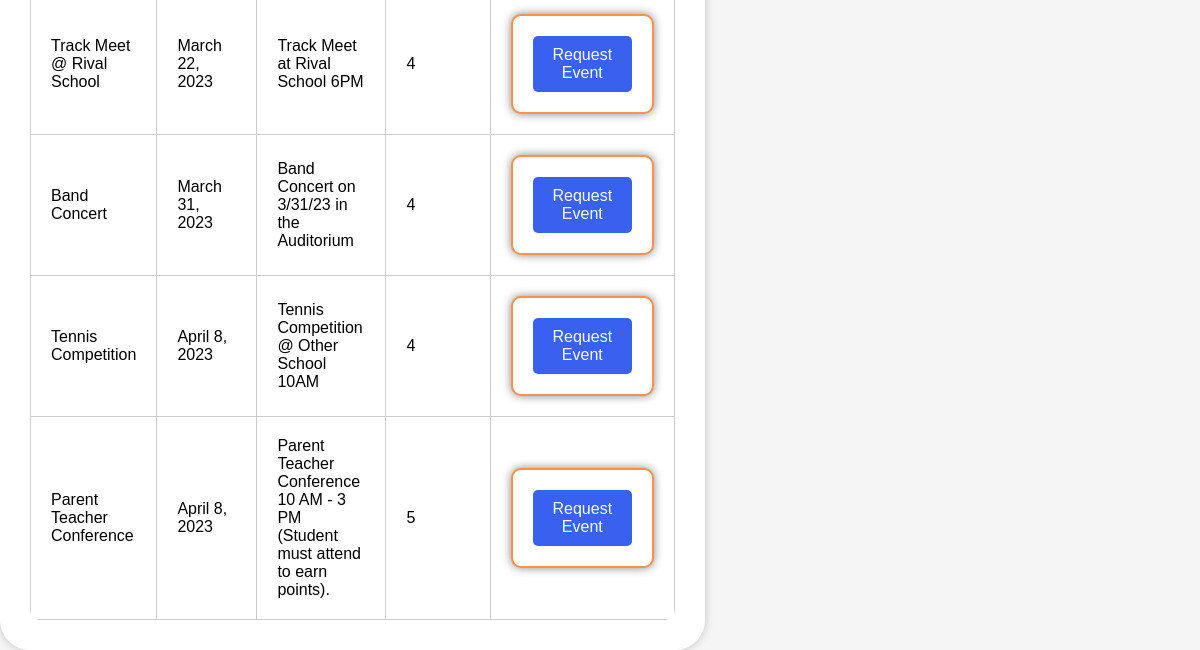
/BearHubHome/events/1243/ (lower part), run on an earlier commit of the app's database.
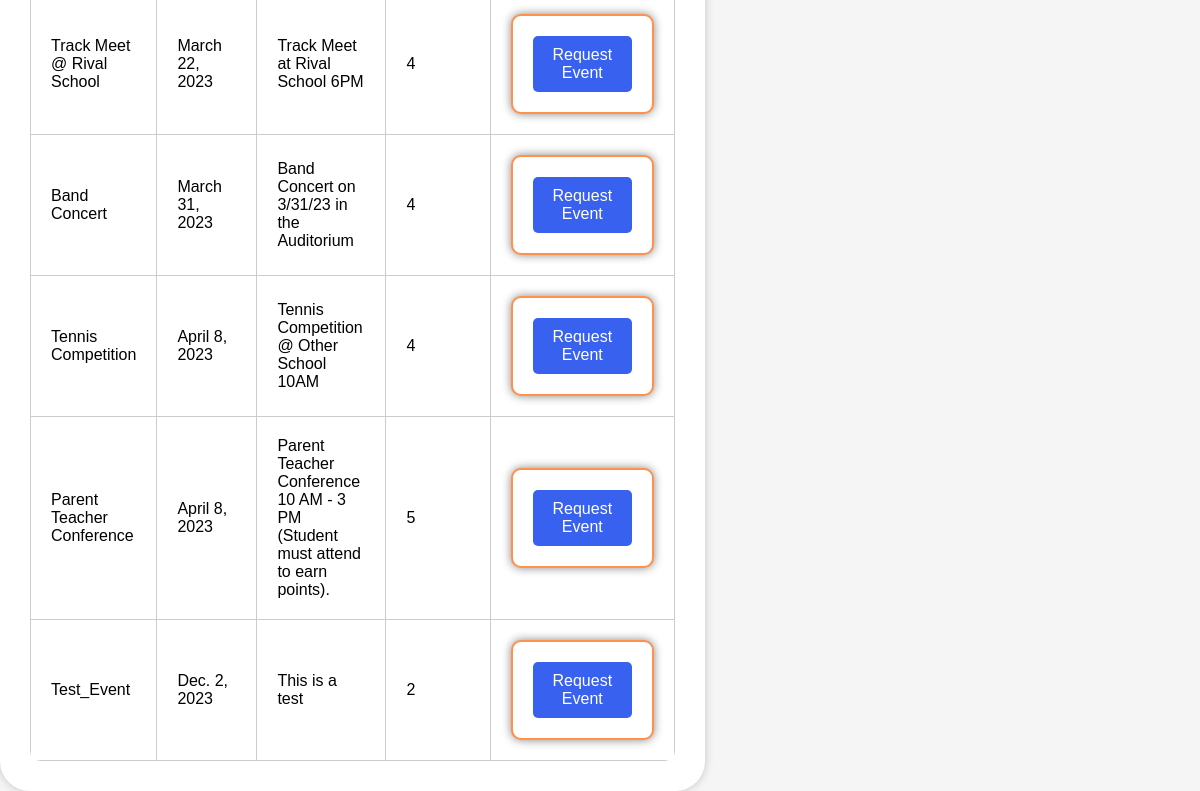
And on a later commit of the database.
### BearHubHome/models.py (models this page shows)
class Event(models.Model):
    name= models.CharField(max_length=64)
    date = models.DateField(max_length=24)
    point_value= models.IntegerField()
    students = models.ManyToManyField(Student, blank=True,related_name="event")
    description=models.TextField(max_length=512)

### BearHubHome/views.py (the view)
# urls.py: path('events/<int:user_id>/', views.events, name='events'),
def events(request, user_id):
    try:
        user = Student.objects.get(pk=user_id)
        events = user.event.all().order_by('date')
        Nonevents = Event.objects.exclude(id__in=user.event.all().values_list('id', flat=True)).order_by('date')
        return render(request, "HII/events.html", {"user": user, "events": events, "Nonevents": Nonevents})
    except Student.DoesNotExist:
        return HttpResponseRedirect(reverse("bear:LogIn"))

### BearHubHome/templates/HII/events.html (shortened to what this page needs)
{% load static %}
<!DOCTYPE html>
<html lang="en">
	<head>
		<link href="{% static 'style.css' %}" rel="stylesheet">
	</head>
	<body>
        <div class="containera" style="margin: 0 auto; text-align: center;">
    <table class= "events">
        {% for event in Nonevents %}
            <tr>
                <td>{{ event.name }}</td>
                <td>{{ event.date }}</td>
                <td>{{ event.description }}</td>
                <td>{{ event.point_value }}</td>
                <td>
                    <form method="post" action="{% url 'bear:requestEvent' %}">
                        <button type="submit">Request Event</button>
                    </form>
                </td>
            </tr>
        {% endfor %}
    </table>
</div>
</html>

What changed in the data, as far as the page shows it:
added Event: name "Test_Event", date "Dec. 2, 2023", description "This is a test", point_value "2"
